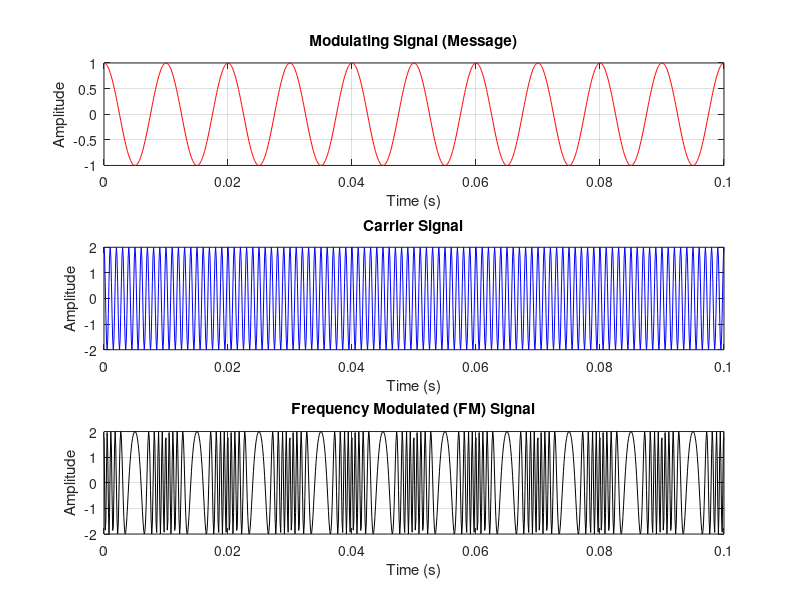

Reproduce this figure in MATLAB.
fs = 10000;
t = 0:1/fs:0.1;
fm = 100;
fc = 1000;
Am = 1;
Ac = 2;
kf = 5000; % Frequency sensitivity (adjust as needed)

modulating_signal = Am * cos(2 * pi * fm * t);
carrier_signal = Ac * cos(2 * pi * fc * t);
% FM signal: frequency changes with integral of m(t)
fm_signal = Ac * cos(2 * pi * fc * t + kf * cumsum(modulating_signal)/fs);

figure;

subplot(3,1,1);
plot(t, modulating_signal, 'r');
xlabel('Time (s)');
ylabel('Amplitude');
grid on;
title('Modulating Signal (Message)');

subplot(3,1,2);
plot(t, carrier_signal, 'b');
xlabel('Time (s)');
ylabel('Amplitude');
grid on;
title('Carrier Signal');

subplot(3,1,3);
plot(t, fm_signal, 'k');
xlabel('Time (s)');
ylabel('Amplitude');
grid on;
title('Frequency Modulated (FM) Signal');
